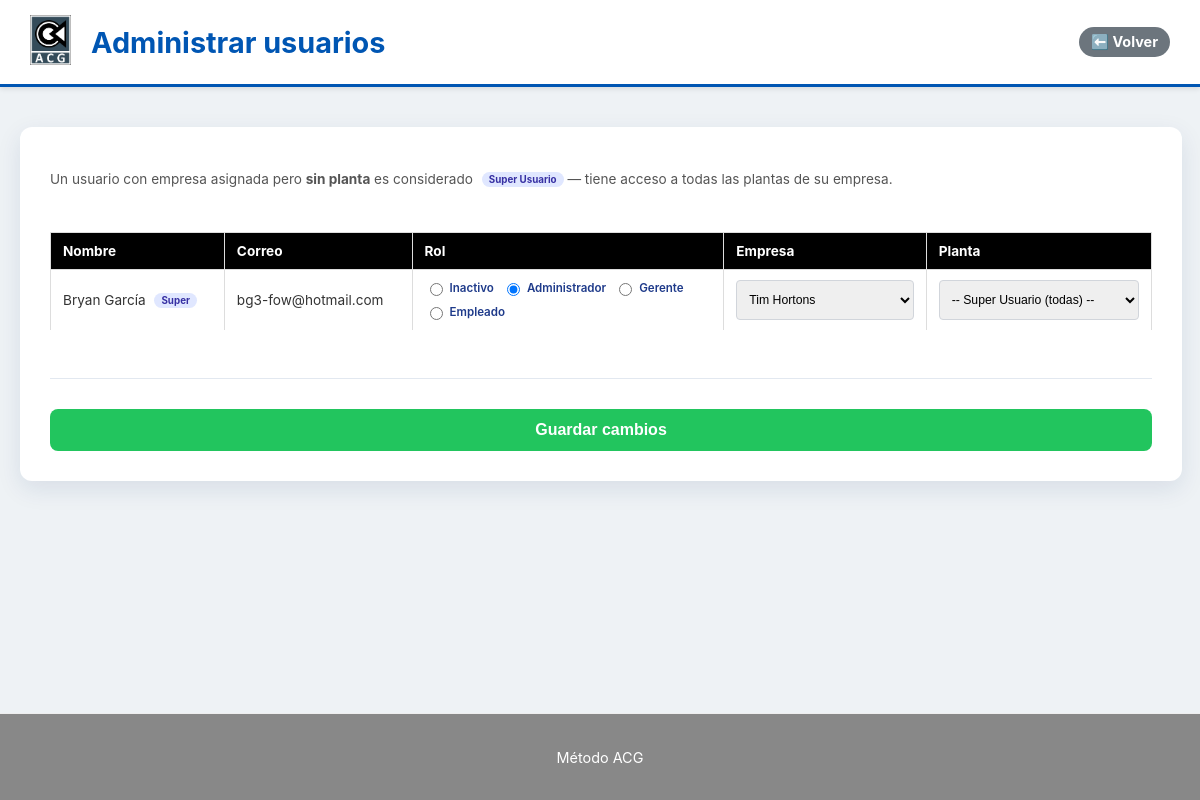
The page /admin/manage_users.php (signed in) on the database its author committed.
### tables this page shows
CREATE TABLE usuarios (
    us_id INT AUTO_INCREMENT PRIMARY KEY,
    us_nombre VARCHAR(255) NOT NULL,
    us_correo VARCHAR(255) NOT NULL UNIQUE,
    us_password VARCHAR(255) NOT NULL,
    us_rol INT DEFAULT 0,
    FOREIGN KEY (us_rol) REFERENCES roles(ro_id),
    us_empresa INT DEFAULT NULL,
    FOREIGN KEY (us_empresa) REFERENCES empresas(em_id)
);

CREATE TABLE roles (
    ro_id INT PRIMARY KEY,
    ro_nombre VARCHAR(20)
);

CREATE TABLE empresas (
    em_id INT AUTO_INCREMENT PRIMARY KEY,
    em_nombre VARCHAR(255) NOT NULL
);

### public_html/admin/manage_users.php (the view, shortened to what this page needs)
<?php
require_once BASE_PATH . '/app/config/db.php';
$sqlUsuarios = "
    SELECT u.us_id,
           u.us_nombre,
           u.us_correo,
           u.us_rol,
           u.us_empresa,
           u.us_planta,
           r.ro_nombre,
           e.em_nombre,
           p.pl_nombre
    FROM usuarios u
    LEFT JOIN roles    r ON u.us_rol     = r.ro_id
    LEFT JOIN empresas e ON u.us_empresa = e.em_id
    LEFT JOIN plantas  p ON u.us_planta  = p.pl_id
    ORDER BY u.us_nombre ASC
";
$usuarios = $conn->query($sqlUsuarios)->fetchAll(PDO::FETCH_ASSOC);
$sqlRoles    = "SELECT ro_id, ro_nombre FROM roles ORDER BY ro_id ASC";
$roles       = $conn->query($sqlRoles)->fetchAll(PDO::FETCH_ASSOC);
$sqlEmpresas = "SELECT em_id, em_nombre FROM empresas ORDER BY em_nombre ASC";
$empresas    = $conn->query($sqlEmpresas)->fetchAll(PDO::FETCH_ASSOC);
?>
<!DOCTYPE html>
<html lang="es">
<head>
    <link rel="stylesheet" href="/css/acg.estilos.css">
</head>
<body>
    <header class="header">
        <div class="header-title-group">
            <a href="/admin/menu_admin.php">
                <img src="/imagenes/logo.png" alt="Logo ACG" class="header-logo">
            </a>
            <a href="/admin/menu_admin.php">
                <h1>Administrar usuarios</h1>
            </a>
        </div>
        <a href="/admin/menu_admin.php" class="back-button">⬅️ Volver</a>
    </header>
    <main class="main-container">
        <div class="form-section wide">
            <p style="font-size:0.85em; color:#555; margin-bottom:15px;">
                Un usuario con empresa asignada pero <strong>sin planta</strong> es considerado
                <span class="badge-superusuario">Super Usuario</span> — tiene acceso a todas las
                plantas de su empresa.
            </p>
            <form method="POST" class="input-form">
                <div class="registros-section">
                    <div class="tabla-container-scroll">
                        <table class="tabla-registros">
                            <thead>
                                <tr>
                                    <th>Nombre</th>
                                    <th>Correo</th>
                                    <th class="col-rol">Rol</th>
                                    <th class="col-emp">Empresa</th>
                                    <th class="col-plt">Planta</th>
                                </tr>
                            </thead>
                            <tbody>
                                <?php foreach ($usuarios as $u): ?>
                                    <tr>
                                        <td>
                                            <?= htmlspecialchars($u["us_nombre"]) ?>
                                            <?php if ($u["us_empresa"] && !$u["us_planta"]): ?>
                                                <span class="badge-superusuario">Super</span>
                                            <?php endif; ?>
                                        </td>
                                        <td><?= htmlspecialchars($u["us_correo"]) ?></td>
                                        <td class="col-rol">
                                            <div class="roles-radios">
                                                <?php foreach ($roles as $r): ?>
                                                    <label>
                                                        <input
                                                            type="radio"
                                                            name="usuarios[<?= $u["us_id"] ?>][rol]"
                                                            value="<?= $r["ro_id"] ?>"
                                                            <?= ((int)$u["us_rol"] === (int)$r["ro_id"]) ? "checked" : "" ?>
                                                        >
                                                        <?= htmlspecialchars($r["ro_nombre"]) ?>
                                                    </label>
                                                <?php endforeach; ?>
                                            </div>
                                        </td>
                                        <td class="col-emp">
                                            <select
                                                class="empresa-select"
                                                name="usuarios[<?= $u["us_id"] ?>][empresa]"
                                                data-uid="<?= (int)$u["us_id"] ?>"
                                                onchange="actualizarPlantas(this)"
                                            >
                                                <?php foreach ($empresas as $e): ?>
                                                    <option
                                                        value="<?= $e["em_id"] ?>"
                                                        <?= ((int)$u["us_empresa"] === (int)$e["em_id"]) ? "selected" : "" ?>
                                                    >
                                                        <?= htmlspecialchars($e["em_nombre"]) ?>
                                                    </option>
                                                <?php endforeach; ?>
                                            </select>
                                        </td>
                                        <td class="col-plt">
                                            <select
                                                class="planta-select"
                                                name="usuarios[<?= $u["us_id"] ?>][planta]"
                                                id="planta_<?= (int)$u["us_id"] ?>"
                                            >
                                                <option value="">-- Super Usuario (todas) --</option>
                                            </select>
                                        </td>
                                    </tr>
                                <?php endforeach; ?>
                            </tbody>
                        </table>
                    </div>
                </div>
                <div class="actions-container">
                    <button type="submit" class="btn btn-primary">Guardar cambios</button>
                </div>
            </form>
        </div>
    </main>
    <footer>
        <p>Método ACG</p>
    </footer>
</body>
</html>

### public_html/css/acg.estilos.css (style rules this page uses)
body { font-family: -apple-system, BlinkMacSystemFont, "Segoe UI", Roboto, Helvetica, Arial, sans-serif; margin: 0; background-color: #eef2f5; color: #333; display: flex; flex-direction: column; min-height: 100vh; }
a { text-decoration: none; display: inline-block; }
.header { background-color: #fff; padding: 15px 30px; box-shadow: 0 2px 5px rgba(0, 0, 0, 0.1); border-bottom: 3px solid #0056b3; display: flex; align-items: center; justify-content: space-between; }
.header-title-group { display: flex; align-items: center; }
.header-logo { height: 50px; margin-right: 20px; }
.header h1 { margin: 0; color: #0056b3; font-size: 1.8em; }
footer { text-align: center; padding: 20px; color: #fff; font-size: 0.9em; background-color: #888; border-top: 1px solid #eee; }
.main-container { padding: 40px 20px; flex-grow: 1; }
.form-section { background-color: #ffffff; padding: 30px; margin: 0 auto; min-width: 80%; max-width: 800px; border-radius: 12px; box-shadow: 0 8px 24px rgba(21, 48, 112, 0.1); }
.form-section.wide { max-width: 1400px; min-width: unset; width: 95%; }
button { padding: 10px 20px; border: none; border-radius: 8px; color: white; cursor: pointer; font-size: 0.95em; font-weight: 600; transition: background-color 0.3s, transform 0.1s; }
.btn { padding: 10px 20px; border: none; border-radius: 4px; cursor: pointer; font-size: 1em; font-weight: 600; transition: background-color 0.3s; color: white; }
.btn-primary { background-color: #4caf50; color: white; }
.back-button { text-decoration: none; background-color: #6c757d; color: white; font-size: 0.9em; font-weight: bold; display: inline-flex; align-items: center; gap: 6px; padding: 6px 12px; border-radius: 50px; transition: background-color 0.3s; }
.input-form { display: flex; flex-direction: column; gap: 18px; }
.input-form label { font-weight: 600; color: #1e3a8a; }
.input-form input { width: 100%; padding: 12px; border: 1px solid #d1d5db; border-radius: 6px; font-size: 1em; transition: border-color 0.2s, box-shadow 0.2s; box-sizing: border-box; }
.input-form button { width: 100%; padding: 12px; border-radius: 8px; background-color: #22c55e; color: white; font-size: 1em; margin-top: 10px; }
.actions-container { margin-top: 30px; padding-top: 20px; border-top: 1px solid #e2e8f0; display: flex; gap: 12px; flex-wrap: wrap; justify-content: flex-end; }
table { width: 100%; border-collapse: collapse; }
table thead { display: none; }
table tr { display: block; }
table td { display: flex; flex-direction: column; align-items: flex-start; padding: 15px 0; border-bottom: 1px solid #e2e8f0; }
table tr:last-child td { border-bottom: none; }
td::before { content: attr(data-label); font-weight: 700; text-align: left; color: #1e3a8a; font-size: 0.9em; margin-bottom: 8px; }
td input, td select { width: 100%; padding: 12px; border: 1px solid #d1d5db; border-radius: 6px; box-sizing: border-box; font-size: 1em; transition: border-color 0.2s, box-shadow 0.2s; }
.registros-section { margin-top: 20px; }
.tabla-container-scroll { overflow-x: auto; }
.tabla-registros { width: 100%; border-collapse: collapse; margin-top: 10px; display: table; min-width: 100%; }
.tabla-registros thead { background-color: #000; color: white; display: table-header-group !important; }
.tabla-registros tbody { display: table-row-group; }
.tabla-registros tr { display: table-row !important; }
.tabla-registros th, .tabla-registros td { display: table-cell !important; padding: 10px 12px; text-align: left; border: 1px solid #ddd; font-size: 0.85em; min-width: 100px; white-space: nowrap; vertical-align: middle; }
.tabla-registros td { max-width: 250px; overflow: hidden; text-overflow: ellipsis; }
.tabla-registros td::before { content: none !important; }
.roles-radios { display: flex; flex-wrap: wrap; gap: 8px; }
.roles-radios label { display: flex; align-items: center; gap: 4px; font-size: 0.85em; }
.empresa-select { width: 100%; padding: 8px; border-radius: 4px; border: 1px solid #d1d5db; font-size: 0.9em; }
.sesh-container input, select { width: 40vw; height: 5vh; border-radius: 6px; box-sizing: border-box; }

### rows shown on the page
usuarios: us_nombre "Bryan García", shows "Super", us_correo "bg3-fow@hotmail.com", us_rol "☐ Inactivo", us_rol "☑ Administrador", us_rol "☐ Gerente", us_rol "☐ Empleado", us_empresa+us_id "Tim Hortons"
roles: ro_nombre "Inactivo"
roles: ro_nombre "Administrador"
roles: ro_nombre "Gerente"
roles: ro_nombre "Empleado"
